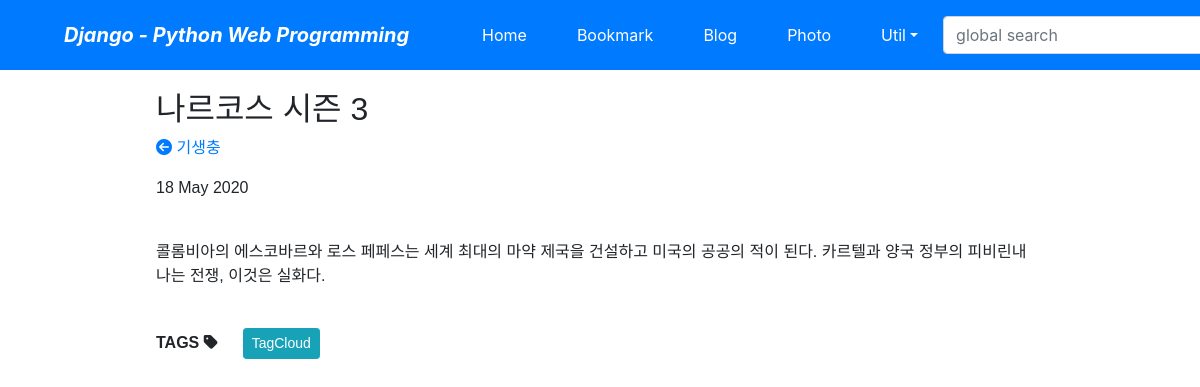
The page /blog/post/나르코스/ on the database as committed earlier.
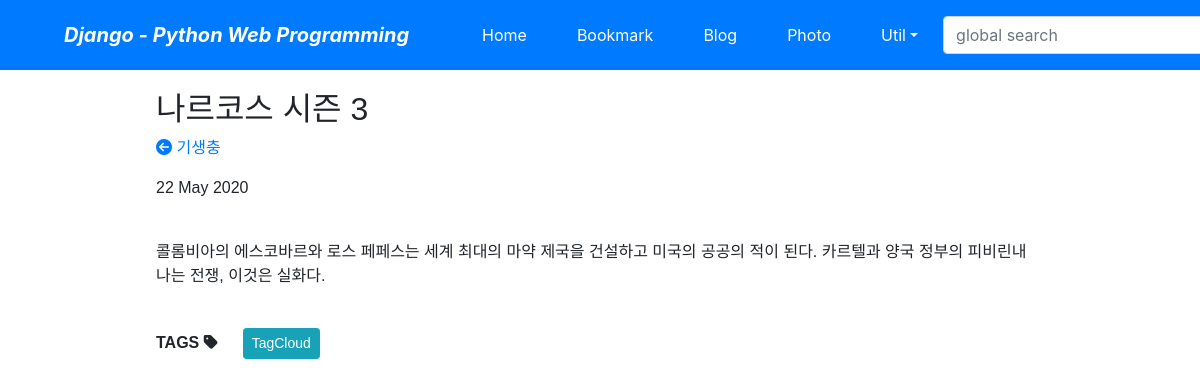
The same page on the database as committed later.
### blog/models.py (models this page shows)
class Post(models.Model):
    title = models.CharField(verbose_name='TITLE', max_length=50)
    slug = models.SlugField(
        'SLUG', unique=True, allow_unicode=True, help_text='one word for title alias')
    description = models.CharField(
        'DESCRIPTION', max_length=100, blank=True, help_text='simple description text')
    content = models.TextField('CONTENT')
    create_dt = models.DateTimeField('CREATE DATE', auto_now_add=True)
    modify_dt = models.DateTimeField('MODIFY DATE', auto_now=True)
    tags = TaggableManager(blank=True)
    class Meta:
        verbose_name = 'post'
        verbose_name_plural = 'posts'
        db_table = 'blog_posts'
        ordering = ('-modify_dt',)
    def __str__(self):
        return self.title
    def get_absolute_url(self):
        return reverse("blog:post_detail", args=(self.slug,))
    def get_previous(self):
        return self.get_previous_by_modify_dt()
    def get_next(self):
        return self.get_next_by_modify_dt()

### blog/views.py (called while the page is built)
    def get_context_data(self, **kwargs):
        context = super().get_context_data(**kwargs)
        context['disqus_short'] = f"{settings.DISQUS_SHORTNAME}"
        context['disqus_id'] = f"post-{self.object.id}-{self.object.slug}"
        context['disqus_url'] = f"{settings.DISQUS_MY_DOMAIN}{self.object.get_absolute_url()}"
        context['disqus_title'] = f"{self.object.slug}"
        return context

### blog/templates/blog/post_detail.html (shortened to what this page needs)
{% extends 'base.html' %}
{% block content %}
<div class="post-body">
    <h2>{{ object.title }}</h2>
    <p>
        {% if object.get_previous %}
            <a href="{{ object.get_previous.get_absolute_url }}" title="View previous post">
                <i class="fas fa-arrow-circle-left"></i>
                {{ object.get_previous}}</a >
        {% endif %}
    </p>
    <p>{{ object.modify_dt|date:"j F Y"}}</p>
    <br/>
    <div class="body">
        {{object.content|linebreaks}}
    </div>
    <br>
    <div>
        <b>TAGS</b> <i class="fas fa-tag"></i>
        {% load taggit_templatetags2_tags %}
        <a href="{% url 'blog:tag_cloud' %}"> <span class="btn btn-info btn-sm">TagCloud</span> </a>
    </div>
    <br>
</div>
{% endblock %}

Rows that differ between the two databases and show on the page:
changed Post "나르코스 시즌 3": modify_dt "18 May 2020" → "22 May 2020"
